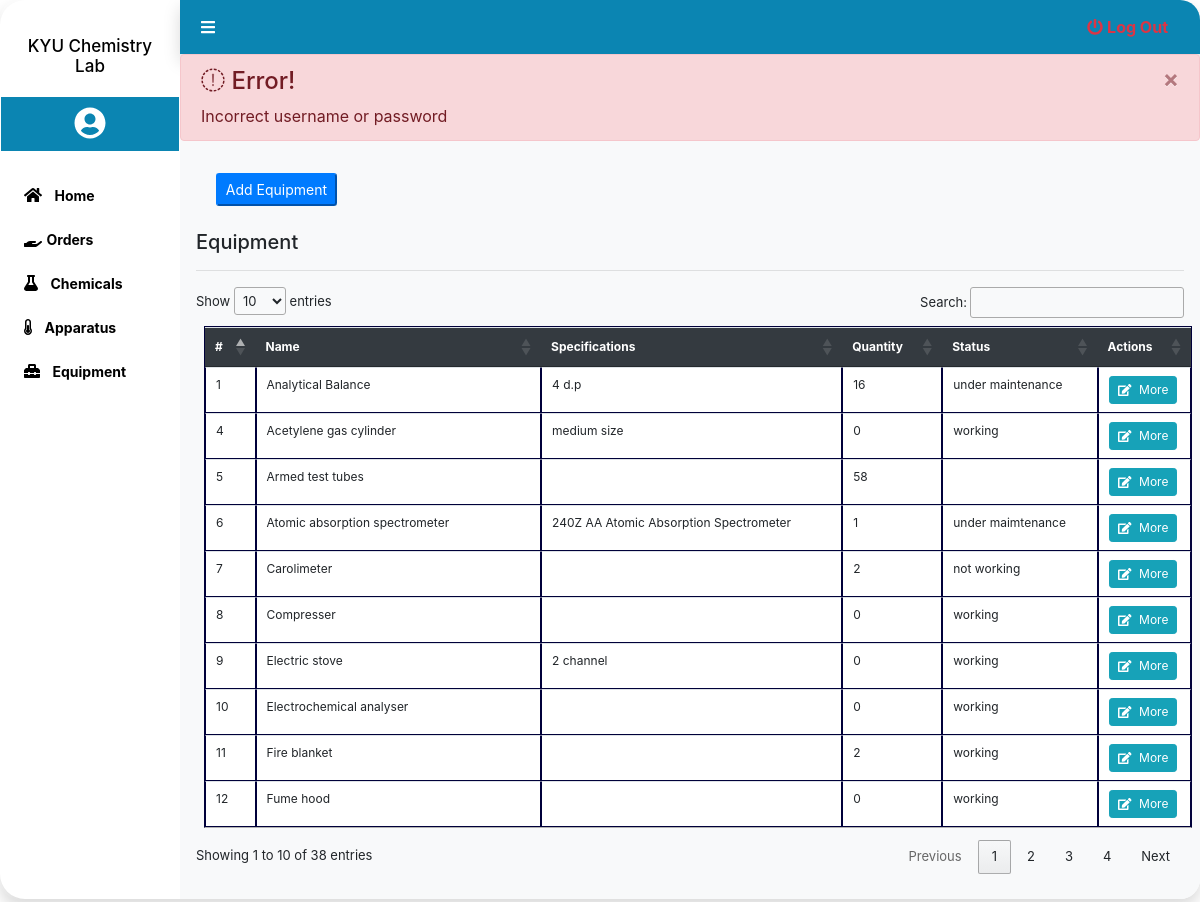
Screenshot of /admin/equipment.php (signed in) with the database file from the repository.
### tables this page shows
CREATE TABLE `equipment` (
  `id` int(11) NOT NULL,
  `name` varchar(100) NOT NULL,
  `specs` varchar(300) NOT NULL,
  `supplier` varchar(255) NOT NULL,
  `quantity` int(5) NOT NULL,
  `status` varchar(100) NOT NULL,
  `location` varchar(200) NOT NULL,
  `code` varchar(155) NOT NULL
);

### admin/equipment.php (the view, shortened to what this page needs)
<?php
include('./includes/session.php');
include('./includes/header.php');
?>
<div class="main shadow">
    <?php
        include('./includes/sidebar.php');
    ?>
    <div class="content bg-light">
        <?php include('./includes/navbar.php') ?>
        <div class="message">
            <?php
                if(isset($_SESSION['error'])){
                echo "
                    <div class='alert alert-danger alert-dismissible'>
                    <button type='button' class='close' data-dismiss='alert' aria-hidden='true'>&times;</button>
                    <h4><i class='icon fa fa-warning'></i> Error!</h4>
                    ".$_SESSION['error']."
                    </div>
                ";
                }
            ?>
        </div>
        <div class="inner-content mt-2 p-3">
            <div class="header" style="display: flex;">
                <button class="btn-primary add-equipment mb-2 btn-sm pull-right" style="margin-left: 2%;">Add Equipment</button>
            </div>
            <div class="row" id="table-section" style="font-size:13px;">
                <div class="col-12 tables mt-3">
                    <div class="equipment">
                        <div class="header">
                            <h5>Equipment</h5>
                            <hr>
                        </div>
                        <table class="table bg-white m-2" id="table">
                            <thead class = "bg-dark">
                                <tr class="text-white">
                                    <th scope="col">#</th>
                                    <th scope="col">Name</th>
                                    <th scope="col">Specifications</th>
                                    <th scope="col">Quantity</th>
                                    <th scope="col">Status</th>
                                    <th scope="col">Actions</th>
                                </tr>
                            </thead>
                            <tbody>
                                <?php
                                    if($_SESSION['role'] === "Laboratory Technician")
                                    {
                                        $location = $user['assigned_lab'];
                                        $result = $conn->query("select * from equipment where location='$location'");
                                    }
                                    else
                                    {
                                        $result = $conn->query("select * from equipment");
                                    }
                                    while($row = $result->fetch_assoc())
                                    {
                                ?>
                                <tr>
                                    <td scope="row"><?= $row['id']; ?></td>
                                    <td><?= $row['name']; ?></td>
                                    <td><?= $row['specs']; ?></td>
                                    <td><?= $row['quantity']; ?></td>
                                    <td><?= $row['status']; ?></td>
                                    <td>
                                        <a href="" style="font-size: 12px;" class="more3 btn btn-sm btn-info" id="<?= $row['id']; ?>"><i class="fas fa-edit     mr-2"></i>More</a>
                                    </td>
                                </tr>
                                <?php
                                }
                                ?>
                            </tbody>
                        </table>
                    </div>
                </div>
                <div class=" col-lg-4 popup p-5 mt-2" id="popup">
                </div>
            </div>
        </div>
    </div>
</div>
<?php
include('./includes/footer.php');
?>

### admin/includes/css/header.css (style rules this page uses)
.main { margin: 0px; height: 98vh; border-radius: 20px; display: flex; overflow: hidden; position: relative; }
a { text-decoration: none; }
.content { width: 85%; }
a { list-style-type: none; }
table, table tbody td { border: 1px solid rgb(0, 0, 58); font-size: 12px; }
.content .inner-content { height: 90vh; overflow: hidden; overflow-y: scroll; padding: 20px; }
.tables { width: 100%; }

### rows the page displays
equipment: id "1", name "Analytical Balance", specs "4 d.p", quantity "16", status "under maintenance"
equipment: id "4", name "Acetylene gas cylinder", specs "medium size", quantity "0", status "working"
equipment: id "5", name "Armed test tubes", quantity "58"
equipment: id "6", name "Atomic absorption spectrometer", specs "240Z AA Atomic Absorption Spectrometer", quantity "1", status "under maimtenance"
equipment: id "7", name "Carolimeter", quantity "2", status "not working"
equipment: id "8", name "Compresser", quantity "0", status "working"
equipment: id "9", name "Electric stove", specs "2 channel", quantity "0", status "working"
equipment: id "10", name "Electrochemical analyser", quantity "0", status "working"
equipment: id "11", name "Fire blanket", quantity "2", status "working"
equipment: id "12", name "Fume hood", quantity "0", status "working"

### other values shown
$_SESSION['error'] "Incorrect username or password"
